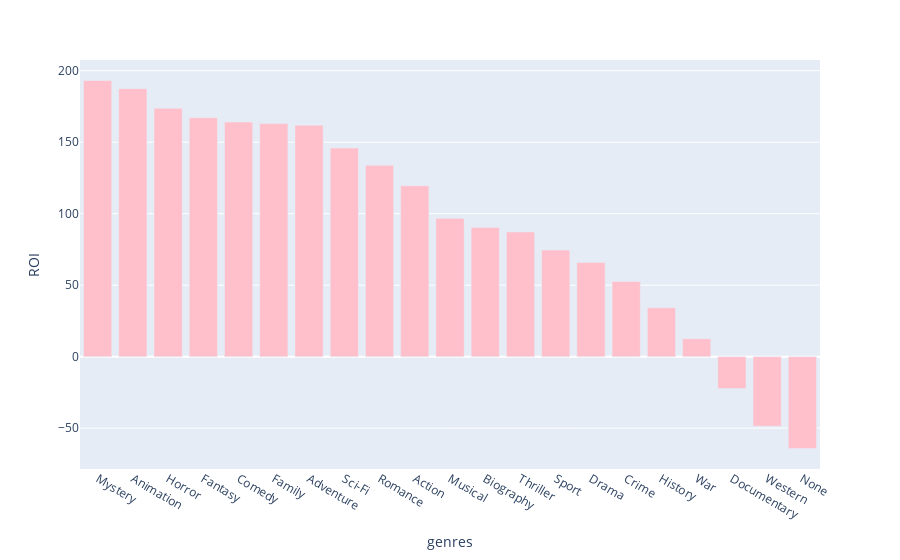

The code cell stored with this chart in its notebook:
### Code cell
fig = px.bar(grouped_by_genre_filtered, x = "genres", y = "ROI", color_discrete_sequence = ["pink"])
fig.show();

### Figure 1 — Plotly figure (JSON) as saved in the notebook; plotly's stock layout.template omitted (floating-point values rounded to 4 significant figures)
{"data": [{"alignmentgroup": "True", "hovertemplate": "genres=%{x}<br>ROI=%{y}<extra></extra>", "legendgroup": "", "marker": {"color": "pink", "pattern": {"shape": ""}}, "name": "", "offsetgroup": "", "orientation": "v", "showlegend": false, "textposition": "auto", "type": "bar", "x": ["Mystery", "Animation", "Horror", "Fantasy", "Comedy", "Family", "Adventure", "Sci-Fi", "Romance", "Action", "Musical", "Biography", "Thriller", "Sport", "Drama", "Crime", "History", "War", "Documentary", "Western", "None"], "xaxis": "x", "y": [193.2, 187.5, 173.7, 167.1, 164.1, 163.1, 161.9, 145.9, 133.9, 119.6, 96.73, 90.37, 87.2, 74.52, 65.89, 52.64, 34.21, 12.52, -22.36, -48.64, -64.27], "yaxis": "y"}], "layout": {"barmode": "relative", "legend": {"tracegroupgap": 0}, "margin": {"t": 60}, "xaxis": {"anchor": "y", "domain": [0, 1], "title": {"text": "genres"}}, "yaxis": {"anchor": "x", "domain": [0, 1], "title": {"text": "ROI"}}}}
